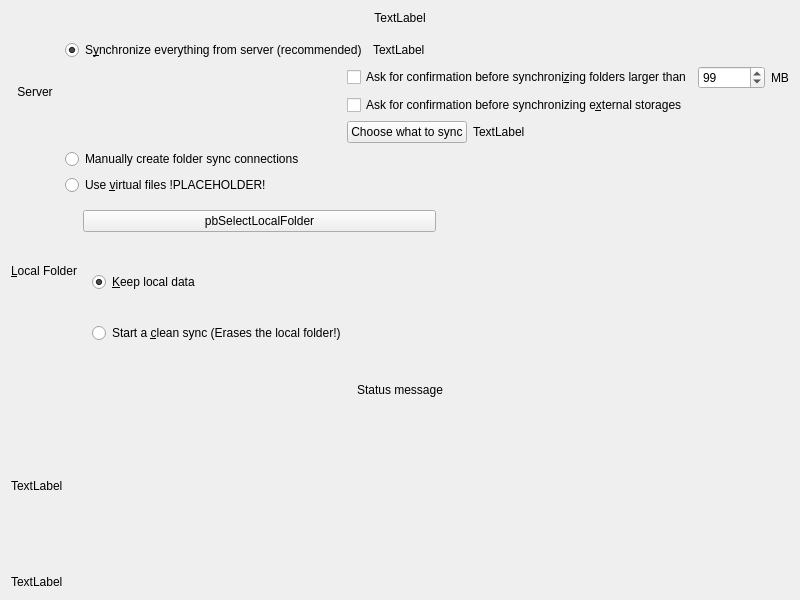
<?xml version="1.0" encoding="UTF-8"?>
<ui version="4.0">
 <class>OwncloudAdvancedSetupPage</class>
 <widget class="QWidget" name="OwncloudAdvancedSetupPage">
  <property name="geometry">
   <rect>
    <x>0</x>
    <y>0</y>
    <width>800</width>
    <height>600</height>
   </rect>
  </property>
  <property name="sizePolicy">
   <sizepolicy hsizetype="Maximum" vsizetype="Maximum">
    <horstretch>0</horstretch>
    <verstretch>0</verstretch>
   </sizepolicy>
  </property>
  <property name="windowTitle">
   <string>Form</string>
  </property>
  <layout class="QVBoxLayout" name="verticalLayout_4">
   <item>
    <widget class="QLabel" name="topLabel">
     <property name="sizePolicy">
      <sizepolicy hsizetype="Preferred" vsizetype="Fixed">
       <horstretch>0</horstretch>
       <verstretch>0</verstretch>
      </sizepolicy>
     </property>
     <property name="text">
      <string>TextLabel</string>
     </property>
     <property name="textFormat">
      <enum>Qt::RichText</enum>
     </property>
     <property name="alignment">
      <set>Qt::AlignCenter</set>
     </property>
     <property name="wordWrap">
      <bool>true</bool>
     </property>
    </widget>
   </item>
   <item>
    <layout class="QHBoxLayout" name="horizontalLayout_9">
     <item>
      <layout class="QVBoxLayout" name="verticalLayout_2">
       <item>
        <widget class="QLabel" name="lServerIcon">
         <property name="sizePolicy">
          <sizepolicy hsizetype="Fixed" vsizetype="Fixed">
           <horstretch>0</horstretch>
           <verstretch>0</verstretch>
          </sizepolicy>
         </property>
         <property name="minimumSize">
          <size>
           <width>48</width>
           <height>48</height>
          </size>
         </property>
         <property name="maximumSize">
          <size>
           <width>48</width>
           <height>48</height>
          </size>
         </property>
         <property name="text">
          <string/>
         </property>
         <property name="pixmap">
          <pixmap>:/client/ecclesiasdrive/theme/colored/ecclesiasdrive-icon.svg</pixmap>
         </property>
         <property name="scaledContents">
          <bool>true</bool>
         </property>
         <property name="alignment">
          <set>Qt::AlignCenter</set>
         </property>
        </widget>
       </item>
       <item>
        <widget class="QLabel" name="lServer">
         <property name="text">
          <string>Server</string>
         </property>
         <property name="scaledContents">
          <bool>false</bool>
         </property>
         <property name="alignment">
          <set>Qt::AlignCenter</set>
         </property>
        </widget>
       </item>
       <item>
        <spacer name="verticalSpacer_3">
         <property name="orientation">
          <enum>Qt::Vertical</enum>
         </property>
         <property name="sizeHint" stdset="0">
          <size>
           <width>20</width>
           <height>40</height>
          </size>
         </property>
        </spacer>
       </item>
      </layout>
     </item>
     <item>
      <widget class="QWidget" name="wSyncStrategy" native="true">
       <layout class="QVBoxLayout" name="verticalLayout">
        <property name="leftMargin">
         <number>0</number>
        </property>
        <property name="rightMargin">
         <number>0</number>
        </property>
        <item>
         <layout class="QHBoxLayout" name="horizontalLayout_2">
          <item>
           <widget class="QRadioButton" name="rSyncEverything">
            <property name="text">
             <string>S&amp;ynchronize everything from server (recommended)</string>
            </property>
            <property name="checked">
             <bool>true</bool>
            </property>
           </widget>
          </item>
          <item>
           <widget class="QLabel" name="lSyncEverythingSizeLabel">
            <property name="text">
             <string>TextLabel</string>
            </property>
            <property name="textFormat">
             <enum>Qt::PlainText</enum>
            </property>
           </widget>
          </item>
          <item>
           <spacer name="horizontalSpacer_3">
            <property name="orientation">
             <enum>Qt::Horizontal</enum>
            </property>
            <property name="sizeHint" stdset="0">
             <size>
              <width>40</width>
              <height>20</height>
             </size>
            </property>
           </spacer>
          </item>
         </layout>
        </item>
        <item>
         <widget class="QWidget" name="syncEverythingWidget" native="true">
          <layout class="QHBoxLayout" name="horizontalLayout_4">
           <property name="leftMargin">
            <number>0</number>
           </property>
           <property name="topMargin">
            <number>0</number>
           </property>
           <property name="rightMargin">
            <number>0</number>
           </property>
           <property name="bottomMargin">
            <number>0</number>
           </property>
           <item>
            <spacer name="horizontalSpacer_4">
             <property name="orientation">
              <enum>Qt::Horizontal</enum>
             </property>
             <property name="sizeHint" stdset="0">
              <size>
               <width>40</width>
               <height>20</height>
              </size>
             </property>
            </spacer>
           </item>
           <item>
            <layout class="QVBoxLayout" name="verticalLayout_7">
             <item>
              <layout class="QHBoxLayout" name="horizontalLayout_3">
               <item>
                <widget class="QCheckBox" name="confCheckBoxSize">
                 <property name="text">
                  <string>Ask for confirmation before synchroni&amp;zing folders larger than</string>
                 </property>
                </widget>
               </item>
               <item>
                <widget class="QSpinBox" name="confSpinBox">
                 <property name="maximum">
                  <number>999999</number>
                 </property>
                 <property name="value">
                  <number>99</number>
                 </property>
                </widget>
               </item>
               <item>
                <widget class="QLabel" name="confTraillingSizeLabel">
                 <property name="text">
                  <string extracomment="Trailing part of &quot;Ask confirmation before syncing folder larger than&quot; ">MB</string>
                 </property>
                </widget>
               </item>
              </layout>
             </item>
             <item>
              <widget class="QCheckBox" name="confCheckBoxExternal">
               <property name="text">
                <string>Ask for confirmation before synchronizing e&amp;xternal storages</string>
               </property>
              </widget>
             </item>
             <item>
              <layout class="QHBoxLayout" name="horizontalLayout">
               <item>
                <widget class="QPushButton" name="bSelectiveSync">
                 <property name="text">
                  <string>Choose what to sync</string>
                 </property>
                </widget>
               </item>
               <item>
                <widget class="QLabel" name="lSelectiveSyncSizeLabel">
                 <property name="text">
                  <string>TextLabel</string>
                 </property>
                 <property name="textFormat">
                  <enum>Qt::PlainText</enum>
                 </property>
                </widget>
               </item>
               <item>
                <spacer name="horizontalSpacer">
                 <property name="orientation">
                  <enum>Qt::Horizontal</enum>
                 </property>
                 <property name="sizeHint" stdset="0">
                  <size>
                   <width>40</width>
                   <height>20</height>
                  </size>
                 </property>
                </spacer>
               </item>
              </layout>
             </item>
            </layout>
           </item>
          </layout>
         </widget>
        </item>
        <item>
         <layout class="QHBoxLayout" name="horizontalLayout_40">
          <item>
           <widget class="QRadioButton" name="rManualFolder">
            <property name="sizePolicy">
             <sizepolicy hsizetype="Minimum" vsizetype="Minimum">
              <horstretch>0</horstretch>
              <verstretch>0</verstretch>
             </sizepolicy>
            </property>
            <property name="toolTip">
             <string>&lt;html&gt;&lt;head/&gt;&lt;body&gt;&lt;p&gt;When this option is selected, the wizard will close without synchronizing anything. You can use the &amp;quot;Add Folder Sync Connection&amp;quot; button from the account settings to choose which pair of local and remote folder you wish to synchronize&lt;/p&gt;&lt;/body&gt;&lt;/html&gt;</string>
            </property>
            <property name="whatsThis">
             <string>&lt;html&gt;&lt;head/&gt;&lt;body&gt;&lt;p&gt;When this option is selected, the wizard will close without synchronizing anything. You can use the &amp;quot;Add Folder Sync Connection&amp;quot; button from the account settings to choose which pair of local and remote folder you wish to synchronize&lt;/p&gt;&lt;/body&gt;&lt;/html&gt;</string>
            </property>
            <property name="text">
             <string>Manually create folder sync connections </string>
            </property>
           </widget>
          </item>
          <item>
           <spacer name="horizontalSpacer_5">
            <property name="orientation">
             <enum>Qt::Horizontal</enum>
            </property>
            <property name="sizeHint" stdset="0">
             <size>
              <width>40</width>
              <height>20</height>
             </size>
            </property>
           </spacer>
          </item>
         </layout>
        </item>
        <item>
         <layout class="QHBoxLayout" name="lVirtualFileSync">
          <item>
           <widget class="QRadioButton" name="rVirtualFileSync">
            <property name="sizePolicy">
             <sizepolicy hsizetype="Minimum" vsizetype="Minimum">
              <horstretch>0</horstretch>
              <verstretch>0</verstretch>
             </sizepolicy>
            </property>
            <property name="text">
             <string notr="true">Use &amp;virtual files !PLACEHOLDER!</string>
            </property>
            <property name="checkable">
             <bool>false</bool>
            </property>
           </widget>
          </item>
          <item>
           <spacer name="horizontalSpacer_6">
            <property name="orientation">
             <enum>Qt::Horizontal</enum>
            </property>
            <property name="sizeHint" stdset="0">
             <size>
              <width>40</width>
              <height>20</height>
             </size>
            </property>
           </spacer>
          </item>
         </layout>
        </item>
       </layout>
      </widget>
     </item>
    </layout>
   </item>
   <item>
    <widget class="QWidget" name="whereToSyncWidget" native="true">
     <layout class="QHBoxLayout" name="horizontalLayout_6">
      <property name="leftMargin">
       <number>0</number>
      </property>
      <property name="topMargin">
       <number>0</number>
      </property>
      <property name="rightMargin">
       <number>0</number>
      </property>
      <property name="bottomMargin">
       <number>0</number>
      </property>
      <item>
       <layout class="QVBoxLayout" name="verticalLayout_3">
        <item>
         <widget class="QLabel" name="lLocalIcon">
          <property name="sizePolicy">
           <sizepolicy hsizetype="Fixed" vsizetype="Fixed">
            <horstretch>0</horstretch>
            <verstretch>0</verstretch>
           </sizepolicy>
          </property>
          <property name="minimumSize">
           <size>
            <width>48</width>
            <height>48</height>
           </size>
          </property>
          <property name="maximumSize">
           <size>
            <width>48</width>
            <height>48</height>
           </size>
          </property>
          <property name="text">
           <string/>
          </property>
          <property name="pixmap">
           <pixmap resource="../../../client.qrc">:/client/resources/light/folder-sync.svg</pixmap>
          </property>
          <property name="scaledContents">
           <bool>true</bool>
          </property>
          <property name="alignment">
           <set>Qt::AlignCenter</set>
          </property>
         </widget>
        </item>
        <item>
         <widget class="QLabel" name="lLocal">
          <property name="sizePolicy">
           <sizepolicy hsizetype="Minimum" vsizetype="Preferred">
            <horstretch>0</horstretch>
            <verstretch>0</verstretch>
           </sizepolicy>
          </property>
          <property name="text">
           <string>&amp;Local Folder</string>
          </property>
          <property name="alignment">
           <set>Qt::AlignCenter</set>
          </property>
          <property name="buddy">
           <cstring>pbSelectLocalFolder</cstring>
          </property>
         </widget>
        </item>
        <item>
         <spacer name="verticalSpacer_4">
          <property name="orientation">
           <enum>Qt::Vertical</enum>
          </property>
          <property name="sizeHint" stdset="0">
           <size>
            <width>20</width>
            <height>40</height>
           </size>
          </property>
         </spacer>
        </item>
       </layout>
      </item>
      <item>
       <layout class="QVBoxLayout" name="verticalLayout_5">
        <item>
         <layout class="QHBoxLayout" name="horizontalLayout_8">
          <property name="spacing">
           <number>0</number>
          </property>
          <item>
           <widget class="QPushButton" name="pbSelectLocalFolder">
            <property name="sizePolicy">
             <sizepolicy hsizetype="MinimumExpanding" vsizetype="Fixed">
              <horstretch>0</horstretch>
              <verstretch>0</verstretch>
             </sizepolicy>
            </property>
            <property name="text">
             <string>pbSelectLocalFolder</string>
            </property>
           </widget>
          </item>
          <item>
           <spacer name="horizontalSpacer_7">
            <property name="orientation">
             <enum>Qt::Horizontal</enum>
            </property>
            <property name="sizeHint" stdset="0">
             <size>
              <width>40</width>
              <height>20</height>
             </size>
            </property>
           </spacer>
          </item>
         </layout>
        </item>
        <item>
         <widget class="QWidget" name="resolutionWidget" native="true">
          <property name="sizePolicy">
           <sizepolicy hsizetype="Preferred" vsizetype="MinimumExpanding">
            <horstretch>0</horstretch>
            <verstretch>0</verstretch>
           </sizepolicy>
          </property>
          <layout class="QVBoxLayout" name="verticalLayout_8">
           <item>
            <widget class="QRadioButton" name="radioButton">
             <property name="text">
              <string>&amp;Keep local data</string>
             </property>
             <property name="checked">
              <bool>true</bool>
             </property>
            </widget>
           </item>
           <item>
            <widget class="QRadioButton" name="cbSyncFromScratch">
             <property name="toolTip">
              <string>&lt;html&gt;&lt;head/&gt;&lt;body&gt;&lt;p&gt;If this box is checked, existing content in the local folder will be erased to start a clean sync from the server.&lt;/p&gt;&lt;p&gt;Do not check this if the local content should be uploaded to the servers folder.&lt;/p&gt;&lt;/body&gt;&lt;/html&gt;</string>
             </property>
             <property name="text">
              <string>Start a &amp;clean sync (Erases the local folder!)</string>
             </property>
             <property name="checkable">
              <bool>true</bool>
             </property>
            </widget>
           </item>
          </layout>
         </widget>
        </item>
       </layout>
      </item>
     </layout>
    </widget>
   </item>
   <item>
    <widget class="QLabel" name="syncModeLabel">
     <property name="text">
      <string>Status message</string>
     </property>
     <property name="textFormat">
      <enum>Qt::RichText</enum>
     </property>
     <property name="alignment">
      <set>Qt::AlignCenter</set>
     </property>
     <property name="wordWrap">
      <bool>true</bool>
     </property>
    </widget>
   </item>
   <item>
    <widget class="QScrollArea" name="errorScroll">
     <property name="frameShape">
      <enum>QFrame::NoFrame</enum>
     </property>
     <property name="horizontalScrollBarPolicy">
      <enum>Qt::ScrollBarAlwaysOff</enum>
     </property>
     <property name="widgetResizable">
      <bool>true</bool>
     </property>
     <widget class="QWidget" name="errorScrollContents">
      <property name="geometry">
       <rect>
        <x>0</x>
        <y>0</y>
        <width>782</width>
        <height>165</height>
       </rect>
      </property>
      <property name="sizePolicy">
       <sizepolicy hsizetype="MinimumExpanding" vsizetype="Expanding">
        <horstretch>0</horstretch>
        <verstretch>0</verstretch>
       </sizepolicy>
      </property>
      <layout class="QVBoxLayout" name="verticalLayout_6">
       <property name="leftMargin">
        <number>0</number>
       </property>
       <property name="topMargin">
        <number>0</number>
       </property>
       <property name="rightMargin">
        <number>0</number>
       </property>
       <property name="bottomMargin">
        <number>0</number>
       </property>
       <item>
        <widget class="QLabel" name="errorLabel">
         <property name="text">
          <string>TextLabel</string>
         </property>
        </widget>
       </item>
      </layout>
     </widget>
    </widget>
   </item>
   <item>
    <widget class="QLabel" name="bottomLabel">
     <property name="text">
      <string>TextLabel</string>
     </property>
     <property name="textFormat">
      <enum>Qt::RichText</enum>
     </property>
    </widget>
   </item>
  </layout>
 </widget>
 <tabstops>
  <tabstop>rSyncEverything</tabstop>
  <tabstop>confCheckBoxSize</tabstop>
  <tabstop>confSpinBox</tabstop>
  <tabstop>bSelectiveSync</tabstop>
  <tabstop>rManualFolder</tabstop>
  <tabstop>rVirtualFileSync</tabstop>
 </tabstops>
 <resources>
  <include location="../../../client.qrc"/>
 </resources>
 <connections/>
</ui>
